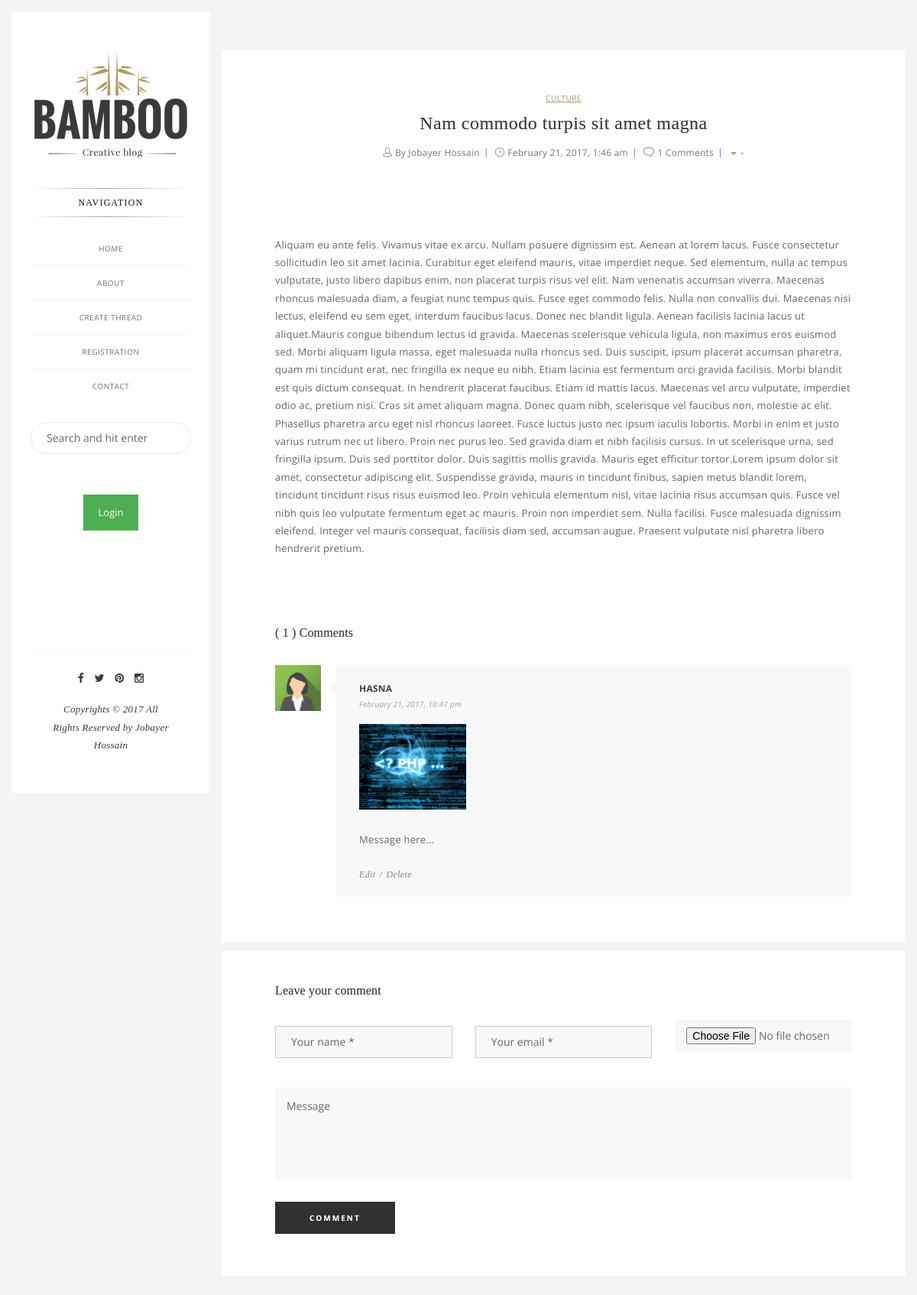
/single.php?no=4, run on the app's committed database.
### tables this page shows
CREATE TABLE `thread_table` (
  `id` int(11) NOT NULL,
  `title` varchar(255) NOT NULL,
  `category` varchar(30) NOT NULL,
  `thread_body` text NOT NULL,
  `image` varchar(255) NOT NULL,
  `author_id` int(11) NOT NULL,
  `time_date` varchar(30) NOT NULL
);

CREATE TABLE `user_table` (
  `id` int(11) NOT NULL,
  `user_name` varchar(111) NOT NULL,
  `phone` varchar(15) NOT NULL,
  `e_mail` varchar(155) NOT NULL,
  `password` varchar(111) NOT NULL,
  `profile_picture` varchar(255) NOT NULL,
  `email_verified` varchar(155) NOT NULL
);

CREATE TABLE `comment_table` (
  `id` int(11) NOT NULL,
  `comment_body` text NOT NULL,
  `photo` varchar(255) NOT NULL,
  `user_name` varchar(111) NOT NULL,
  `user_email` varchar(111) NOT NULL,
  `author_id` int(11) NOT NULL,
  `thread_id` int(11) NOT NULL,
  `time_date` varchar(30) NOT NULL
);

### Library/Model/Database.php (called while the page is built, shortened)
<?php
class Database{
    public $DBH;
    public $host     = "localhost";
    public $dbName   = "bamboo_db";
    public $user     = "root";
    public $password = "";
    public function __construct(){
        try {
            $this->DBH = new PDO("mysql:host=$this->host;dbname=$this->dbName",$this->user,$this->password);
        }
        catch (PDOException $e){
            echo "Connection Failed: " . $e->getMessage();
        }
        return $this->DBH;
    }
}

### Library/Thread/Thread.php (called while the page is built, shortened)
<?php
class Thread extends DB{
    public $id;
    public function setData($postVariableData = NULL){
        if (array_key_exists("no", $postVariableData)){
            $this->id     = $postVariableData['no'];
        }
    }
    public function show(){
        $sql = "SELECT * FROM thread_table WHERE id = $this->id LIMIT 1 ";
        $query = $this->DBH->prepare($sql);
        $query->execute();
        return $query->fetchobject();
    }
}

### Library/User/User.php (called while the page is built, shortened)
<?php
class User extends DB{
    public function show($id){
        $query="SELECT * FROM `user_table` WHERE `user_table`.`id` =:id LIMIT 1";
        $result=$this->DBH->prepare($query);
        $result->execute(array(':id'=>$id));
        $row=$result->fetch(PDO::FETCH_OBJ);
        return $row;
    }
}

### Library/Comment/Comment.php (called while the page is built, shortened)
<?php
class Comment extends DB{
    public function index($id, $fetchMode='ASSOC'){
        $sql = "SELECT * FROM comment_table WHERE thread_id = '$id'";
        $STH = $this->DBH->query($sql);
        $fetchMode = strtoupper($fetchMode);
        if(substr_count($fetchMode,'OBJ') > 0)
            $STH->setFetchMode(PDO::FETCH_OBJ);
        else
            $STH->setFetchMode(PDO::FETCH_ASSOC);
        $arrAllData  = $STH->fetchAll();
        return $arrAllData;
    }
}

### Library/User/Auth.php (called while the page is built, shortened)
<?php
class Auth extends DB{
    public function logged_in(){
        if ((array_key_exists('e_mail', $_SESSION)) && (!empty($_SESSION['e_mail']))) {
            return TRUE;
        } else {
            return FALSE;
        }
    }
}

### single.php (the view, shortened to what this page needs)
<?php
    $objComment = new Comment();
    $objThread = new Thread();
    $objThread->setData($_GET);
    $data = $objThread->show();
?>
<?php require_once "includes/header.php"; ?>
<section class="blog-content blog-standard">
    <table>
        <tr>
            <td width='600' height="50" >
            </td>
        </tr>
    </table>
    <div class="post">
        <div class="post-cat">
            <ul>
                <li><a href="#"><?php echo $data->category; ?></a></li>
            </ul>
        </div>
        <div class="post-title">
            <h2><a href="single.php?no=<?php echo $data->id; ?>"><?php echo $data->title; ?></a></h2>
        </div>
        <?php
        $objUser = new User();
        $author = $objUser->show($data->author_id);
        $comments = $objComment->index($data->id, 'obj');
        $count = count($comments);
        ?>
        <div class="post-meta">
            <span class="author">
            <i class="pi-icon pi-icon-user"></i>
            By <a href="profile.php?id=<?php echo $author->id; ?>"><?php echo $author->user_name; ?></a>
            </span>
            <span class="date">
            <i class="pi-icon pi-icon-clock"></i>
            <a href="#"><?php echo date('F j, Y, g:i a', $data->time_date); ?></a>
            </span>
            <span class="comment">
                <i class="pi-icon pi-icon-comment"></i>
                <a href="#"><?php echo $count; ?> Comments</a>
            </span>
            <span class="btn-group">
                <ul class="navlist" style="z-index: 10;">
                    <li class="menu-item-has-children current-menu-parent">
                        <a href="#"><span class="caret"></a>
                    </li>
                </ul>
            </span>
        </div>
        <div class="post-media">
            <div class="image-wrap">
            </div>
        </div>
        <div class="post-body">
            <div class="post-entry">
                <p><?php echo $data->thread_body; ?>
                </p>
            </div>
        </div>
    </div>
<div id="comments">
    <div class="comments-inner-wrap">
        <h3 id="comments-title" class="h4">( <?php echo $count; ?> ) Comments</h3>
        <ul class="commentlist">
           <?php
            foreach ($comments as $key => $comment){
           ?>
            <li class="comment">
                <div class="comment-box">
                    <div class="comment-author">
                        <?php if($comment->user_name != NULL){
                            echo "<a href=\"#\"><img src=\"images/img_avatar2.png\" alt=\"\"></a>";
                        ?>
                        </div>
                        <div class="comment-body">
                            <cite class="fn"><a href="#"><?php echo $comment->user_name; ?></a></cite>
                        <?php } ?>
                        <div class="comment-meta">
                            <span><?php echo date('F j, Y, g:i a', $comment->time_date); ?></span>
                        </div><br />
                        <?php if ($comment->photo != ""){ ?>
                        <div class="comment">
                            <a href="#"><img src="images/comment/<?php echo $comment->photo; ?>" height="120" width="140" alt="No Photo"></a>
                        </div><br />
                        <?php } ?>
                        <p><?php echo $comment->comment_body; ?></p>
                        <div class="comment-abs">
                            <a href="edit_comment.php?no=<?php echo $comment->id; ?>" class="comment-edit-link">Edit</a>
                            <a href="delete_comment.php?no=<?php echo $comment->id; ?>" class="comment-reply-link">Delete</a>
                        </div>
                    </div>
                </div>
            </li>
            <?php } ?>
        </ul>
    </div>
</div>
<div id="respond">
    <div class="reply-title">
        <h3 class="h4">Leave your comment</h3>
    </div>
    <form action="store_comment.php" method="post" enctype="multipart/form-data">
        <div class="row">
            <?php
                $auth= new Auth();
                $loggedIn = $auth->logged_in();
                if (!$loggedIn){
             ?>
            <div class="col-md-4">
                <div class="form-item form-name">
                    <input type="text" name="user_name" value="Your name *" required="required">
                </div>
            </div>
            <div class="col-md-4">
                <div class="form-item form-email">
                    <input type="text" name="user_email" value="Your email *" required="required">
                </div>
            </div>
                <?php } ?>
           <div class="col-md-4">
                <div class="form-item">
                    <input type="file" name="photo">
                </div>
            </div>
            <div class="col-md-12">
                <div class="form-item form-textarea-wrapper">
                    <textarea required="required" name="comment_body">Message</textarea>
                </div>
            </div>
            <div class="form-actions">
                <input type="submit" value="Comment" class="pi-btn">
            </div>
        </div>
    </form>
</div>
</section>
<?php require_once 'includes/footer.php'; ?>

### includes/header.php (shortened to what this page needs)
<!DOCTYPE html>
 <html class="" lang="en">
<head>
    <link rel="stylesheet" type="text/css" href="css/lib/bootstrap.min.css">
    <link rel="stylesheet" type="text/css" href="css/lib/owl.carousel.css">
    <link rel="stylesheet" type="text/css" href="css/lib/font-awesome.min.css">
    <link rel="stylesheet" type="text/css" href="css/style.css">
    <link rel="stylesheet" type="text/css" href="css/custom.css">
</head>
<body>
<div id="page-wrap">
    <div class="page-container">

### includes/footer.php (shortened to what this page needs)
<aside class="sidebar-page">
    <header id="page-header">
        <div class="logo text-center">
            <a href="index.php"><img src="images/logo.png" alt=""></a>
        </div>
        <nav class="pi-navigation">
            <div class="nav-inner">
                <h4>Navigation</h4>
                <ul class="navlist">
                    <li><a href="index.php">Home</a></li>
                    <li><a href="#">About</a></li>
                    <li><a href="create_thread.php">Create Thread</a></li>
                    <li><a href="registration.php">Registration</a></li>
                    <li><a href="#">Contact</a></li>
                </ul>
                <div class="search-box">
                    <button class="icon-search" type="button">
                        <i class="fa fa-search"></i>
                    </button>
                    <form id="searchForm" action="index.php"  method="get">
                        <input type="search" id="searchID" name="search" value="Search and hit enter">
                    </form>
                </div>
            </div>
        </nav>
    </header>
    <div class="widget-wrapper">
        <?php
        $auth= new Auth();
        $status = $auth->logged_in();
        if ($status){
        ?>
        <div class="widget widget_about">
            <h4>About me</h4>
            <div class="author-thumb">
                <img src="images/author/<?php echo $author->profile_picture; ?>" alt="">
            </div>
            <h3 class="author-name"><a href="#"><?php echo $author->user_name; ?></a>&nbsp;<a href="User/Authentication/logout.php">(Logout)</a></h3>
            <div class="desc">
                <p>In vitae ligula tristique, commodo justo sit amet, venenatis turpis. Maecenas condimentum, erat non fermentum facilisis.</p>
            </div>
            <div class="about-social">
                <a href="#"><i class="fa fa-facebook"></i></a>
                <a href="#"><i class="fa fa-google-plus"></i></a>
                <a href="#"><i class="fa fa-twitter"></i></a>
                <a href="#"><i class="fa fa-tumblr"></i></a>
            </div>
        </div>
        <?php }else{ ?>
        <div>
            <button onclick="document.getElementById('id01').style.display='block'" style="width:auto;">Login</button>
        </div>
        <?php   }   ?>
    </div>
    <footer id="page-footer">
        <div class="page-social">
            <a href="#"><i class="fa fa-facebook"></i></a>
            <a href="#"><i class="fa fa-twitter"></i></a>
            <a href="#"><i class="fa fa-pinterest"></i></a>
            <a href="#"><i class="fa fa-instagram"></i></a>
        </div>
        <div class="copyright text-center">
            <p>Copyrights © 2017 All Rights Reserved by Jobayer Hossain</p>
        </div>
    </footer>
</aside>
</div>
</div>
</body>
</html>

### css/custom.css (style rules this page uses)
input[type=text], input[type=password] { width: 100%; padding: 12px 20px !important; margin: 8px 0 !important; display: inline-block; border: 1px solid #ccc; box-sizing: border-box; }
button { background-color: #4CAF50; color: white; padding: 14px 20px; margin: 8px 0; border: none; cursor: pointer; width: 100%; }

### data on the page
thread_table: category "CULTURE", title "Nam commodo turpis sit amet magna", time_date "February 21, 2017, 1:46 am", thread_body "Aliquam eu ante felis. Vivamus vitae ex arcu. Nullam posuere dignissim est. Aenean at lorem lacus. Fusce consectetur sollicitudin leo sit amet lacinia. Curabitur eget eleifend mauris, vitae imperdiet neque. Sed elementum, nulla ac tempus vulputate, justo libero dapibus enim, non placerat turpis risus vel elit. Nam venenatis accumsan viverra. Maecenas rhoncus malesuada diam, a feugiat nunc tempus quis. Fusce eget commodo felis. Nulla non convallis dui. Maecenas nisi lectus, eleifend eu sem eget, interdum faucibus lacus. Donec nec blandit ligula. Aenean facilisis lacinia lacus ut aliquet.Mauris congue bibendum lectus id gravida. Maecenas scelerisque vehicula ligula, non maximus eros euismod…"
user_table: user_name "Jobayer Hossain"
comment_table: user_name "HASNA", time_date "February 21, 2017, 10:47 pm", photo (picture), comment_body "Message here..."

### other printed values
$count "1"
